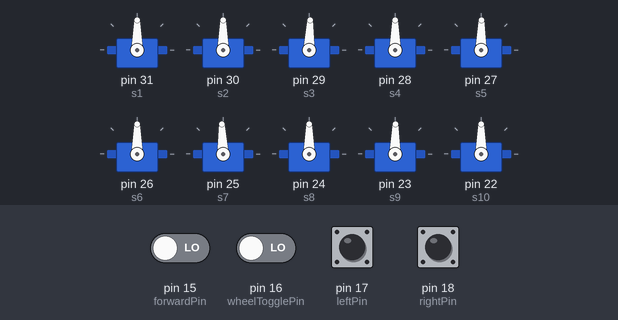
The sketch below on a simulated Arduino Mega 2560, built with avr-gcc and run on an emulated ATmega2560. On the bench: 10 × servo. The test bench sets the inputs (shaded band); at power-on: pin 15 (forwardPin), pin 16 (wheelTogglePin), pin 17 (leftPin), pin 18 (rightPin) LOW.

Above: at 5.05 s.
At 5.3 s:
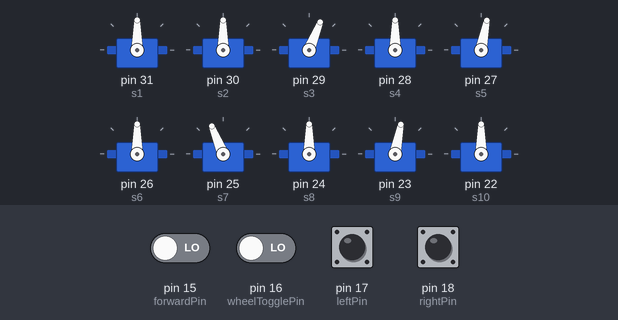
At 5.55 s:
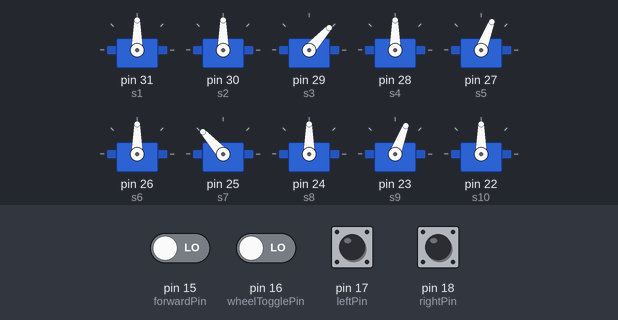
At 5.8 s:
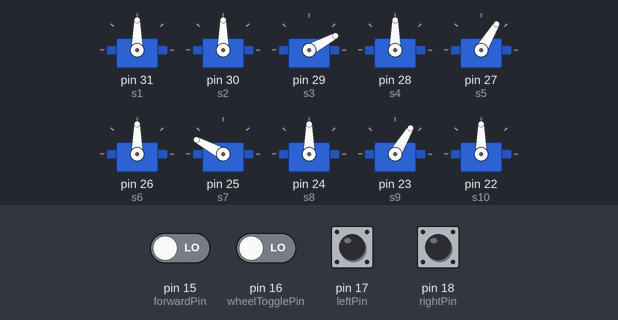
At 5.95 s:
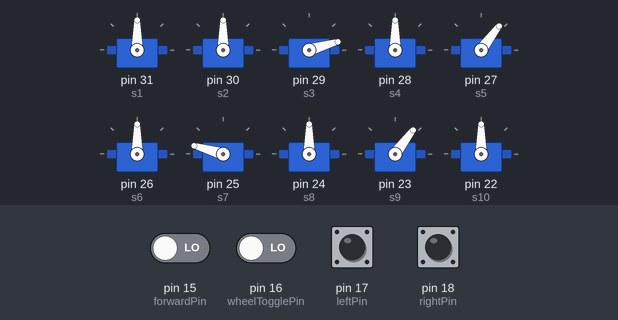
At 6.1 s:
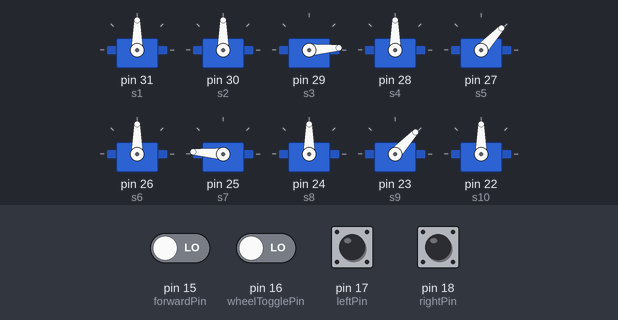
Timing chart, 0 to 8.0 s (numbered marks = the images above):
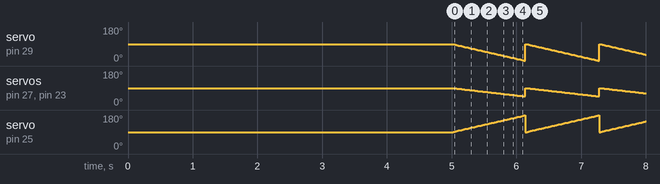

The sketch:

RectilinearMotion.ino
```cpp
/*
Rectilinear motion file for 12 segment snake robot
*/


#include <Servo.h>

// Define servo objects for the snake segments
Servo s1;
Servo s2;
Servo s3;
Servo s4;
Servo s5;
Servo s6;
Servo s7;
Servo s8;
Servo s9;
Servo s10;
Servo s11;
Servo s12;


// Define variables
int flex = 45; // Angle to flex a joint
int delayTime = 5; // Delay between limb movements
int startPause = 5000; // Delay to allow robot placement before movement
int pos = 0;  // Loop counter
int smoothnessDelay = 25;
int wheelState = 0;


int forwardPin =  15;
int wheelTogglePin = 16;
int leftPin = 17;
int rightPin = 18;

int forwardVal = 0;
int wheelToggleVal = 0;
int leftVal = 0;
int rightVal = 0;


void setup()
{
    // Set movement pins as inputs
    pinMode(forwardPin, INPUT);
    pinMode(wheelTogglePin, INPUT);
    pinMode(rightPin, INPUT);
    pinMode(leftPin, INPUT);

    // Set movement pins to low
    digitalWrite(forwardPin, LOW);
    digitalWrite(wheelTogglePin, LOW);
    digitalWrite(rightPin, LOW);
    digitalWrite(leftPin, LOW);


    // Put snake in straight starting position
    s1.attach(31);
    s2.attach(30);
    s3.attach(29);
    s4.attach(28);
    s5.attach(27);
    s6.attach(26);
    s7.attach(25);
    s8.attach(24);
    s9.attach(23);
    s10.attach(22);


    // Delay to give time to position robot
    delay(startPause);
}


void loop()
{
    //  Read movement pins
    forwardVal = digitalRead(forwardPin);
    wheelToggleVal = digitalRead(wheelTogglePin);
    rightVal = digitalRead(rightPin);
    leftVal = digitalRead(leftPin);

    // Forward motion

    for(pos = 0; pos < flex; pos +=  1)
    {
        s9.write(90-pos);
        s7.write(90+(2*pos));
        s5.write(90-pos);
        s3.write(90-(2*pos));
        delay(smoothnessDelay);
    }

    // delay(delayTime);
    // for(pos = 0; pos < flex; pos +=  1)
    // {
    //     s9.write(90-flex+pos);
    //     s7.write(90+2*flex-3*pos);
    //     s5.write(90-flex+3*pos);
    //     s3.write(90-pos);
    //     delay(smoothnessDelay);
    // }
    //
    // delay(delayTime);
    // for(pos = 0; pos < flex; pos +=  1)
    // {
    //     s9.write(90-flex+pos);
    //     s7.write(90+2*flex-3*pos);
    //     s5.write(90-flex+3*pos);
    //     s3.write(90-pos);
    //     delay(smoothnessDelay);
    // }
    //
    // delay(delayTime);
    // for(pos = 0; pos < flex; pos +=  1)
    // {
    //     s7.write(90-flex+pos);
    //     s5.write(90+2*flex-3*pos);
    //     s3.write(90-flex+3*pos);
    //     s1.write(90-pos);
    //     delay(smoothnessDelay);
    // }

    // delay(delayTime);
    // for(pos = 0; pos < flex; pos +=  1)
    // {
    //     //s5.write(90-flex+pos);
    //     s5.write(90+2*flex-3*pos);
    //     s3.write(90-flex+3*pos);
    //     s1.write(90-pos);
    //     delay(smoothnessDelay);
    // }
    //
    // delay(delayTime);
    // for(pos = 0; pos < flex; pos +=  1)
    // {
    //     s7.write(90-flex+pos);
    //     s6.write(90+2*flex-3*pos);
    //     s5.write(90-flex+3*pos);
    //     s4.write(90-pos);
    //     delay(smoothnessDelay);
    // }
    //
    // delay(delayTime);
    // for(pos = 0; pos < flex; pos +=  1)
    // {
    //     s6.write(90-flex+pos);
    //     s5.write(90+2*flex-3*pos);
    //     s4.write(90-flex+3*pos);
    //     s3.write(90-pos);
    //     delay(smoothnessDelay);
    // }
    //
    // delay(delayTime);
    // for(pos = 0; pos < flex; pos +=  1)
    // {
    //     s5.write(90-flex+pos);
    //     s4.write(90+2*flex-3*pos);
    //     s3.write(90-flex+3*pos);
    //     s2.write(90-pos);
    //     delay(smoothnessDelay);
    // }
    //
    // delay(delayTime);
    // for(pos = 0; pos < flex; pos +=  1)
    // {
    //     s5.write(90-flex+pos);
    //     s3.write(90+2*flex-2*pos);
    //     s1.write(90-flex+pos);
    //     delay(smoothnessDelay);
    // }
    //

}
```

Measured:
- by itself, servo on pin 29 (s3): ramps from 90° to 2° and jumps back, once every 1.1 s
- by itself, servo on pin 27 (s5), servo on pin 23 (s9): ramps from 90° to 46° and jumps back, once every 1.1 s
- by itself, servo on pin 25 (s7): ramps from 90° to 178° and jumps back, once every 1.1 s
